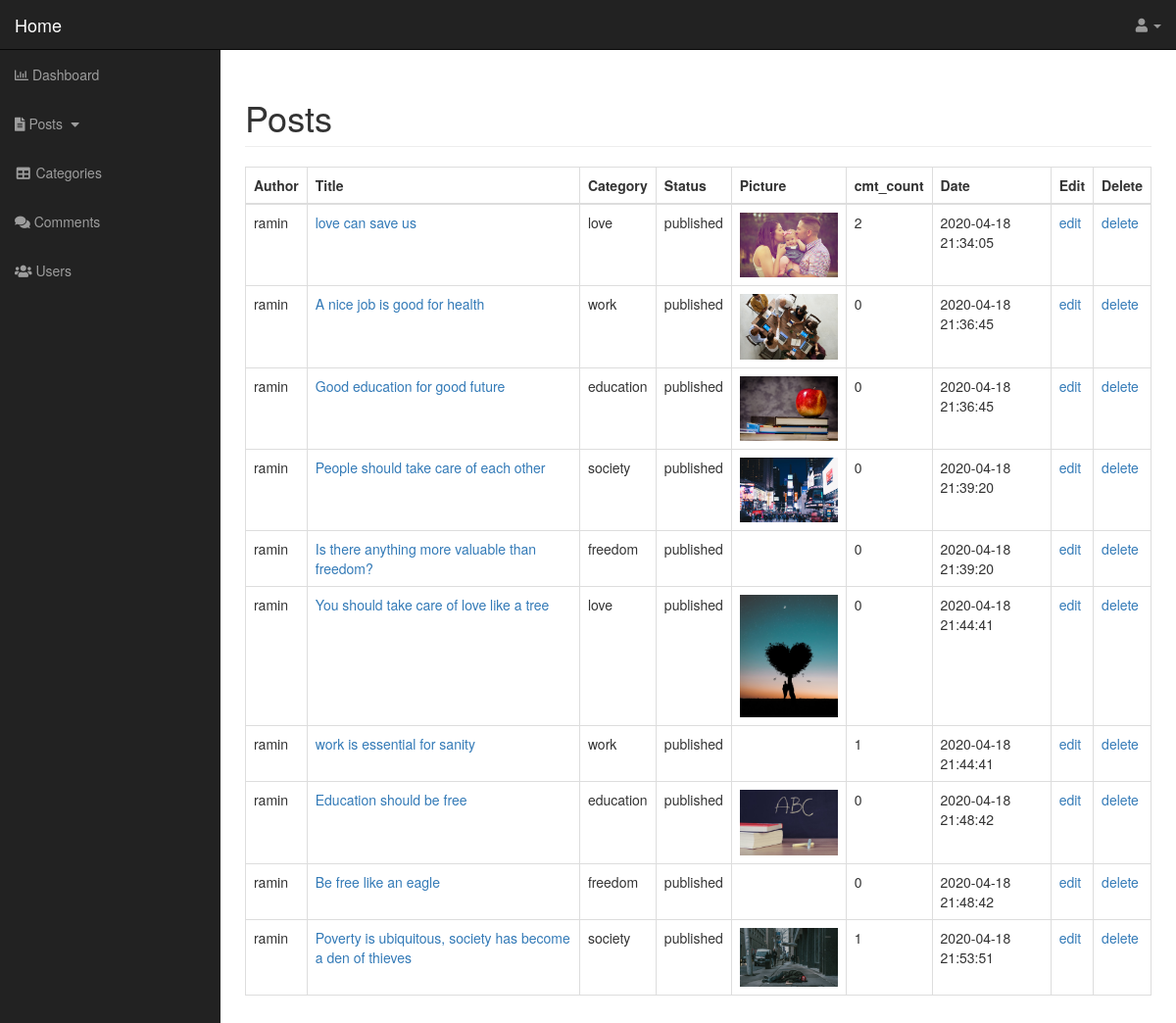
The page /admin/posts.php on the database its author committed.
### tables this page shows
CREATE TABLE `posts` (
  `post_id` int(5) NOT NULL,
  `post_cat_id` int(5) NOT NULL,
  `post_title` char(255) NOT NULL,
  `post_author` char(255) NOT NULL,
  `post_date` datetime NOT NULL DEFAULT current_timestamp(),
  `post_picture` char(255) NOT NULL,
  `post_content` text NOT NULL,
  `post_tags` text NOT NULL,
  `post_comment_count` int(5) NOT NULL DEFAULT 0,
  `post_status` char(255) NOT NULL DEFAULT 'draft'
);

CREATE TABLE `categories` (
  `cat_id` int(5) NOT NULL,
  `cat_name` char(255) NOT NULL
);

### admin/includes/view_all_posts.php (the view)
<table class="table table-bordered table-hover">
    <thead>
        <tr>
            <th>Author</th>
            <th>Title</th>
            <th>Category</th>
            <th>Status</th>
            <th>Picture</th>
            <th>cmt_count</th>
            <th>Date</th>
            <th>Edit</th>
            <th>Delete</th>
        </tr>
    </thead>
    <tbody>
    <?php
        $query = "SELECT * FROM posts FULL JOIN categories ON cat_id=post_cat_id";
        $result = mysqli_query($connection, $query) or die(mysqli_error($connection));
        while($row = mysqli_fetch_assoc($result)){
            $post_id = $row['post_id'];
            $post_author = $row['post_author'];
            $post_title = $row['post_title'];
            $post_cat = $row['cat_name'];
            $post_status = $row['post_status'];
            $post_picture = $row['post_picture'];
            $post_cmt_count = $row['post_comment_count'];
            $post_date = $row['post_date'];
            echo "<tr>";
            echo "<td>$post_author</td>";
            echo "<td><a href='#'>$post_title</a></td>";
            echo "<td>$post_cat</td>";
            echo "<td>$post_status</td>";
            echo "<td><img src='../img/$post_picture' alt='' width='100px'></td>";
            echo "<td>$post_cmt_count</td>";
            echo "<td>$post_date</td>";
            echo "<td><a href='posts.php?action=edit&post_id=$post_id'>edit</a></td>";
            echo "<td><a href='posts.php?action=delete&post_id=$post_id'>delete</a></td>";
            echo "</tr>";
        }
    ?>
    </tbody>
</table>

### admin/css/sb-admin.css (style rules this page uses)
body { margin-top: 100px; background-color: #222; }
@media (min-width:768px) { body { margin-top: 50px; } }

### rows shown on the page
posts: post_author "ramin", post_title "love can save us", post_cat.cat_name "love", post_status "published", post_picture (picture), post_comment_count "2", post_date "2020-04-18 21:34:05"
posts: post_author "ramin", post_title "A nice job is good for health", post_cat.cat_name "work", post_status "published", post_picture (picture), post_comment_count "0", post_date "2020-04-18 21:36:45"
posts: post_author "ramin", post_title "Good education for good future", post_cat.cat_name "education", post_status "published", post_picture (picture), post_comment_count "0", post_date "2020-04-18 21:36:45"
posts: post_author "ramin", post_title "People should take care of each other", post_cat.cat_name "society", post_status "published", post_picture (picture), post_comment_count "0", post_date "2020-04-18 21:39:20"
posts: post_author "ramin", post_title "Is there anything more valuable than freedom?", post_cat.cat_name "freedom", post_status "published", post_comment_count "0", post_date "2020-04-18 21:39:20"
posts: post_author "ramin", post_title "You should take care of love like a tree", post_cat.cat_name "love", post_status "published", post_picture (picture), post_comment_count "0", post_date "2020-04-18 21:44:41"
posts: post_author "ramin", post_title "work is essential for sanity", post_cat.cat_name "work", post_status "published", post_comment_count "1", post_date "2020-04-18 21:44:41"
posts: post_author "ramin", post_title "Education should be free", post_cat.cat_name "education", post_status "published", post_picture (picture), post_comment_count "0", post_date "2020-04-18 21:48:42"
posts: post_author "ramin", post_title "Be free like an eagle", post_cat.cat_name "freedom", post_status "published", post_comment_count "0", post_date "2020-04-18 21:48:42"
posts: post_author "ramin", post_title "Poverty is ubiquitous, society has become a den of thieves", post_cat.cat_name "society", post_status "published", post_picture (picture), post_comment_count "1", post_date "2020-04-18 21:53:51"
